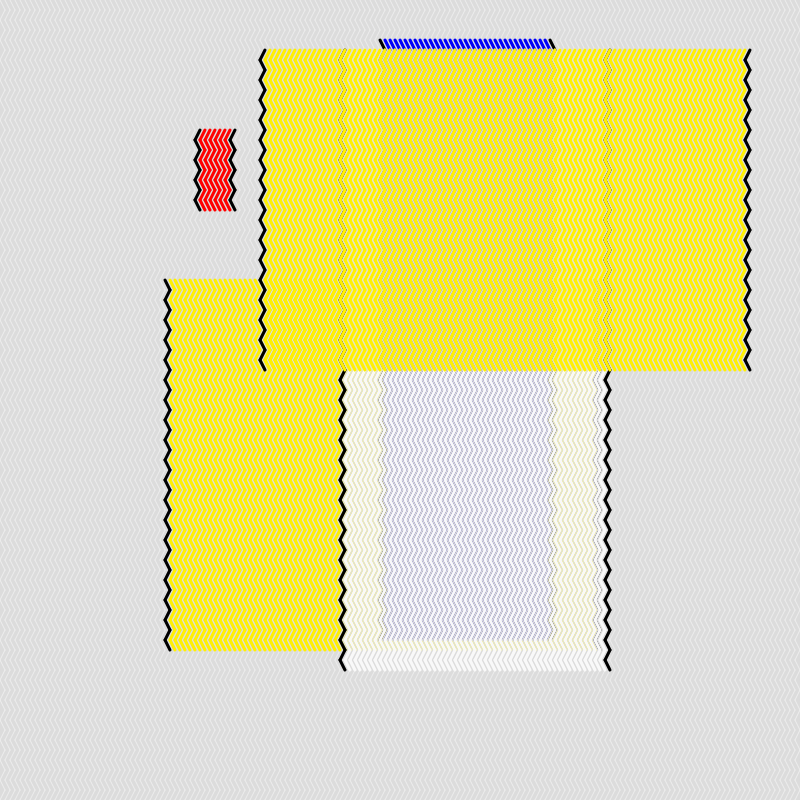
Frame 1 (no input)
Frame 60 (no input): identical to frame 1, image omitted
Frame 120 (the mouse pressed at the canvas centre since frame 60): identical to frame 1, image omitted

The p5.js sketch that drew this single still picture (run headless with seeded random() and noise() and a simulated clock; from frame 60 on, the mouse is pressed at the canvas centre):

// p5.js sketch
// ── sketch.js
let w = 5;
// let h = 100;
// let h = w / 2;
let h = w * 2;

// let cols = 8;
// let rows = 4;
let cols;
let rows;
/*
let startingCol;
let endingCol;
let startingRow;
let endingRow;
*/
// let c;
/*
let colRange;
let rowRange;
*/
// let grid = [];

// let b;
let blocks = [];
// let num = 5;
let num;

let colors;

let grid = [];

function setup () {
  createCanvas (800, 800);
  cols = width / w;
  rows = height / h;

  num = floor (random (3, 6));

  colors = [
    color (255, 240, 1),
    color (255, 1, 1),
    color (1, 1, 253),
    color (249),
  ];
  /*
  colors = ['a' , 'b', 'c'];

  for (let i=0; i<10; i++) {
    // print(colors[i]);
    print(colors[i % colors.length]);
  }
*/
  for (let i = 0; i < num; i++) {
    // blocks[i] = new Block ();
    // blocks[i] = new Block (color(255, 0, 0));
    blocks[i] = new Block (colors[i % colors.length]);
  }

  // b = new Block();

  /*
  let a = floor (random (0, cols));
  let b = floor (random (0, cols));
  let c = floor (random (0, rows));
  let d = floor (random (0, rows));
*/
  /*
   startingCol = 1;
   endingCol = 4;
   startingRow = 0;
   endingRow = 2; */
  /*
  startingCol = floor (random (0, cols));
  endingCol = floor (random (0, cols));
  startingRow = floor (random (0, rows));
  endingRow = floor (random (0, rows));
*/

  /*
  startingCol = min (a, b);
  endingCol = max (a, b);
  startingRow = min (c, d);
  endingRow = max (c, d);
*/

  // let colRange = randomLengthGen(cols);
  // let rowRange = randomLengthGen(rows);
  //  colRange = randomLengthGen(cols);
  //  rowRange = randomLengthGen(rows);
  /*
  colRange = randomLengthGen (cols + 1);
  rowRange = randomLengthGen (rows + 1);
  

  // print (startingCol, endingCol, startingRow, endingRow);
  print (colRange.x, colRange.y, rowRange.x, rowRange.y);
*/
  /*
  for (let i = 0; i < cols; i++) {
    grid[i] = [];
    for (let j = 0; j < rows; j++) {
      // grid[i[j]] = new Cell(0, 0, w, h, 1);
      grid[i][j] = new Cell (i * w, j * h, w, h, j);
    }
  }
*/
  /* перенос в Block
  // for (let i = startingCol; i < endingCol; i++) {
  for (let i = colRange.x; i < colRange.y; i++) {
    grid[i] = [];
    // for (let j = startingRow; j < endingRow; j++) {
    for (let j = rowRange.x; j < rowRange.y; j++) {
      // grid[i[j]] = new Cell(0, 0, w, h, 1);
      grid[i][j] = new Cell (i * w, j * h, w, h, j);
    }

    // c = new Cell(0, 0, w, h, 1);
  }
  */

  for (let i = 0; i < cols; i++) {
    grid[i] = [];
    for (let j = 0; j < cols; j++) {
      grid[i][j] = new Cell (i * w, j * h, w, h, j);
    }
  }
}
function draw () {
  background (220);
  /*
  for (let i = colRange.x; i < colRange.y; i++) {
    for (let j = rowRange.x; j < rowRange.y; j++) {
      grid[i][j].display ();
    }
  }
  */

  // b.display();

  for (let i = 0; i < cols; i++) {
    for (let j = 0; j < cols; j++) {
      stroke(255);
      strokeWeight(0.5);
      grid[i][j].displayCell();
    }
  }

  for (let i = 0; i < num; i++) {
    // blocks[i] = new Block();
    blocks[i].display ();
  }

  // c.display();

  /*-----------
  for (let i = 0; i < cols; i++) {
    for (let j = 0; j < rows; j++) {
----------*/
  /*
  for (let i = startingCol; i < endingCol; i++) {
    for (let j = startingRow; j < endingRow; j++) {
      // rect (10, 10, w, h);
      // line (10, 10, 10 + w, 10 + h);

      // rect (i * w, j * h, w, h);


      //  if(j%2==0){
      //    line (i*w, j*h, i*w + w, j*h + h);
      //  } else {
      //    line (i * w + w, j * h, i * w, j * h + h);
      //  }

      // line (i*w, j*h, i*w + w, j*h + h);
      // line (i *  w + w, j * h, i * w, j * h + h);
    }
  }
*/
  // rect(0, 0, w, h);
  // line(0, 0, w, h);
  // rect (10, 10, w, h);
  // line (10, 10, 10 + w, 10 + h);
}
/* перенос в класс Block
function randomLengthGen (length) {
  // let a = floor (random (0, length));
  // let b = floor (random (0, length));
  let a;
  let b;

  do {
    // let a = floor (random (0, length));
    // let b = floor (random (0, length));
    a = floor (random (0, length));
    b = floor (random (0, length));
  } while (abs (a - b) == 0);

  // let startingCol = min (a, b);
  // let endingCol = max (a, b);

  let range = createVector (min (a, b), max (a, b));

  return range;
}
*/

// ── block.js
class Block {
//   constructor () {
  constructor (c) {

    this.c = c;

    // colRange = randomLengthGen (cols + 1);
    // rowRange = randomLengthGen (rows + 1);
    this.colRange = this.randomLengthGen (cols + 1);
    this.rowRange = this.randomLengthGen (rows + 1);

    this.block = [];
    // for (let i = colRange.x; i < colRange.y; i++) {
    for (let i = this.colRange.x; i < this.colRange.y; i++) {
      //   grid[i] = [];
      this.block[i] = [];
      for (let j = this.rowRange.x; j < this.rowRange.y; j++) {
        // grid[i][j] = new Cell (i * w, j * h, w, h, j);
        this.block[i][j] = new Cell (i * w, j * h, w, h, j);
      }
    }
  }

  display () {

    // stroke(this.c);
    strokeWeight(3);
    
    for (let i = this.colRange.x; i < this.colRange.y; i++) {
        //   this.block[i] = [];
        for (let j = this.rowRange.x; j < this.rowRange.y; j++) {
            
            if ( i == this.colRange.x || i == this.colRange.y - 1) {
            stroke(0);
        } else {
            stroke(this.c);
        }

        this.block[i][j].displayCell();
      }
    }
  }

  randomLengthGen (length) {
    let a;
    let b;
    do {
      a = floor (random (0, length));
      b = floor (random (0, length));
    // } while (abs (a - b) == 0);
    } while (abs (a - b) <=4);

    let range = createVector (min (a, b), max (a, b));

    return range;
  }
}

// ── cell.js
class Cell {
  constructor (x, y, w, h, row) {
    this.x = x;
    this.y = y;
    this.w = w;
    this.h = h;
    this.row = row;
  }

//   display () {
  displayCell () {
    // if(j%2==0){
    //     line (i*w, j*h, i*w + w, j*h + h);
    //   } else {
    //     line (i * w + w, j * h, i * w, j * h + h);
    //   }
    if (this.row % 2 == 0) {
      line (this.x, this.y, this.x + this.w, this.y + this.h );
    } else {
      line (this.x + this.w, this.y, this.x , this.y + this.h);
    }
  }
}
